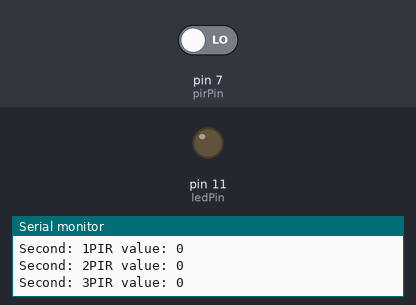
A sketch run on a simulated Arduino Uno, built with avr-gcc and run on an emulated ATmega328P. On the bench: output pins drawn as LEDs (lit = HIGH), the last lines printed to the serial monitor. The inputs (shaded band) are chosen by the test bench; at power-on: pin 7 (pirPin) LOW.

Above: at 2.8 s.
2.9 s: pin 7 (pirPin) driven HIGH
At 3.9 s:
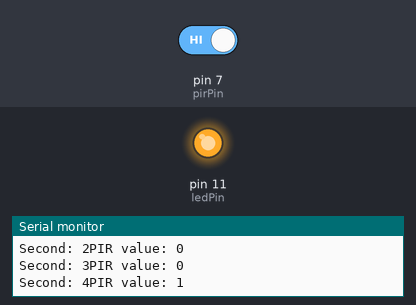
4.5 s: pin 7 (pirPin) driven LOW
At 5.4 s:
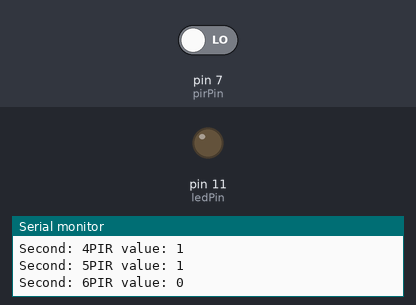
Timing chart, 0 to 7.5 s (numbered marks = the images above; inputs shaded):
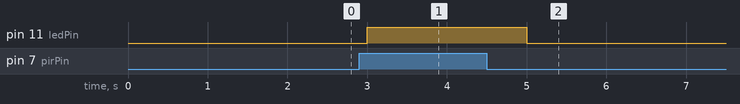

Measured:
- after the input at 2.9 s, pin 11 (ledPin): LOW → HIGH after 0.10 s
- after the input at 4.5 s, pin 11 (ledPin): HIGH → LOW after 0.50 s

The sketch:

RedWireless_body.ino
```cpp
int ledPin = 11;
int pirPin = 7;

int pirValue;
int sec = 0;

void setup()
{
    pinMode(ledPin, OUTPUT);
    pinMode(pirPin, INPUT);

    digitalWrite(ledPin, LOW);
    Serial.begin(9600);
}

void loop()
{
    pirValue = digitalRead(pirPin);
    digitalWrite(ledPin, pirValue);
        // 以下注释可以观察传感器输出状态
     sec += 1;
     Serial.print("Second: ");
     Serial.print(sec);
     Serial.print("PIR value: ");
     Serial.print(pirValue);
     Serial.print('\n');
     delay(1000);
}
```
